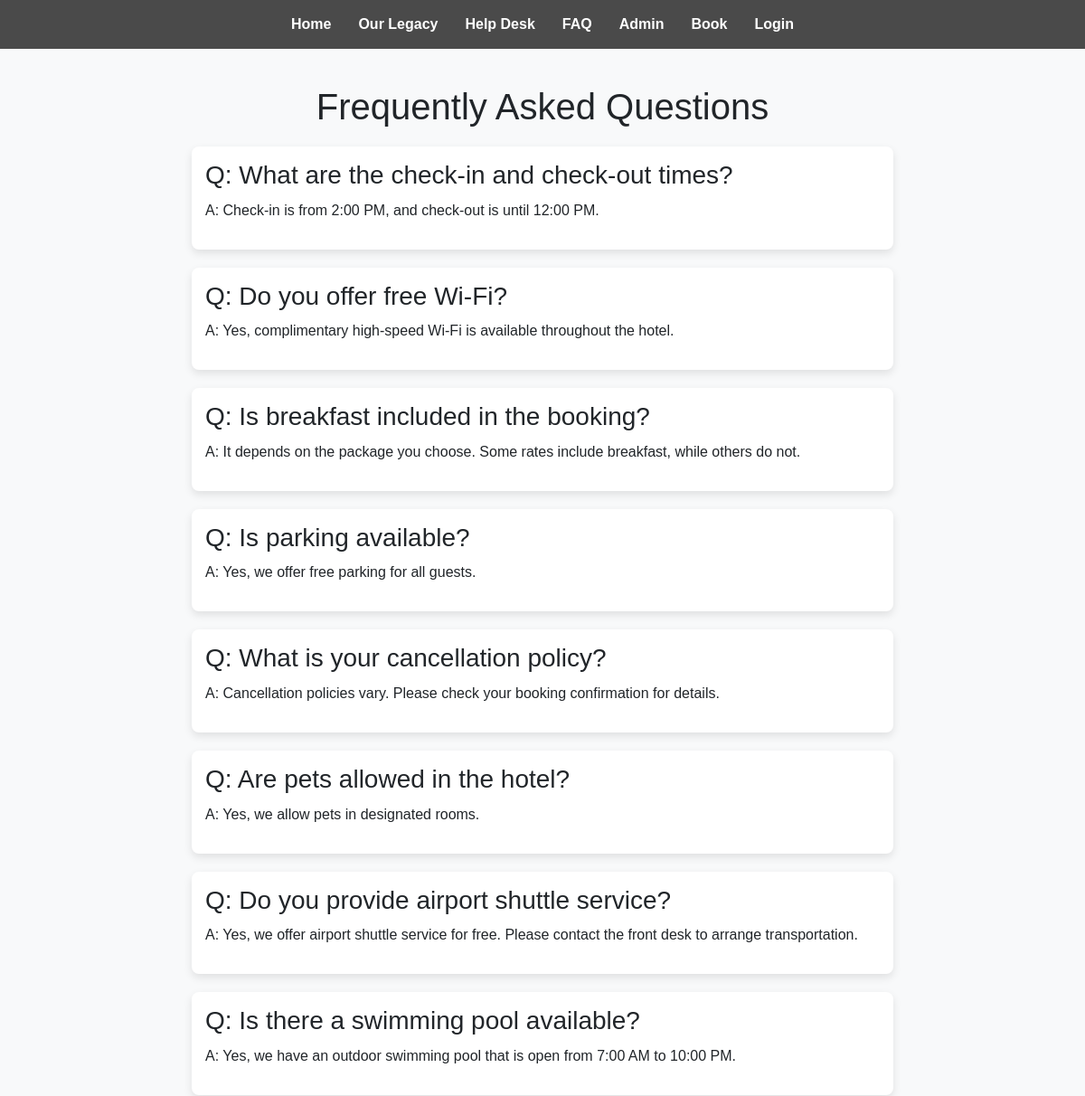
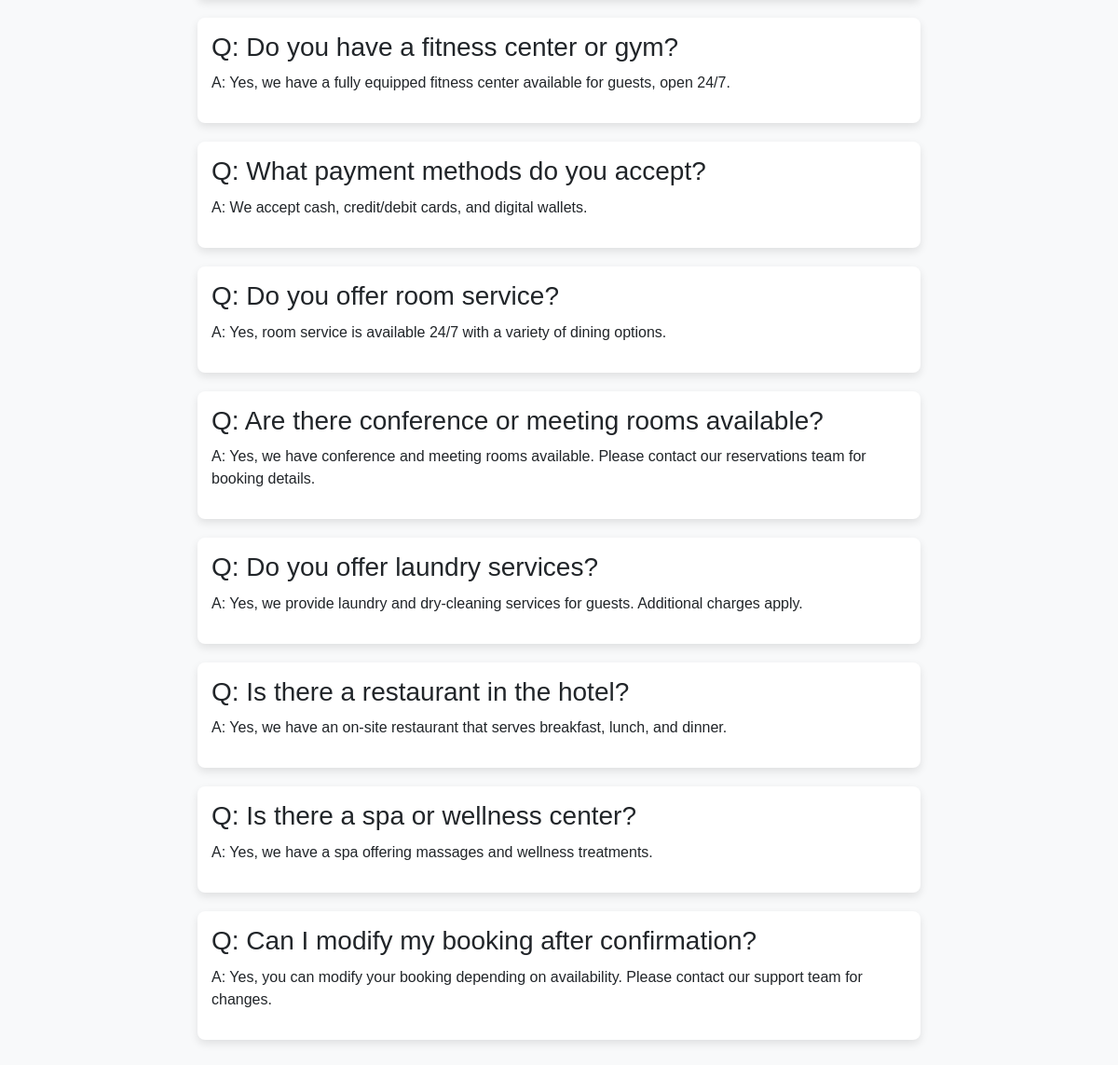
The app's page /faq.php with its own data (2 pictures, top to bottom).
### tables this page shows
CREATE TABLE IF NOT EXISTS `faqs` (
  `id` int NOT NULL,
  `question` varchar(255) NOT NULL,
  `answer` text NOT NULL
);

### faq.php (the view, shortened to what this page needs)
<?php
$servername = "localhost";
$username = "root";
$password = "";
$dbname = "hotel_db";
$conn = new mysqli($servername, $username, $password, $dbname);
$is_logged_in = isset($_SESSION['user_name']);
$sql = "SELECT * FROM faqs";
$result = $conn->query($sql);
if ($result->num_rows > 0) {
    $faqs = $result->fetch_all(MYSQLI_ASSOC);
} else {
    $faqs = [];
}
?>
<!DOCTYPE html>
<html lang="en">
<head>
    <link rel="stylesheet" href="https://cdn.jsdelivr.net/npm/bootstrap@5.3.3/dist/css/bootstrap.min.css">
</head>
<body>
    <header>
        <nav>
            <ul>
                <li><a href="index.php">Home</a></li>
                <li><a href="about.php">Our Legacy</a></li>
                <li><a href="contact.php">Help Desk</a></li>
                <li><a href="faq.php">FAQ</a></li>
                <li><a href="admin.php">Admin</a></li>
                <li><a href="book.php">Book</a></li>
                <?php if ($is_logged_in): ?>
                    <li><a href="logout.php">Logout</a></li>
                <?php else: ?>
                    <li><a href="login.php">Login</a></li>
                <?php endif; ?>
            </ul>
        </nav>
    </header>
    <div class="container faq-container">
        <h1>Frequently Asked Questions</h1>
        <?php if (!empty($faqs)): ?>
            <?php foreach ($faqs as $faq): ?>
                <div class="faq-item">
                    <h3>Q: <?= htmlspecialchars($faq['question']) ?></h3>
                    <p>A: <?= nl2br(htmlspecialchars($faq['answer'])) ?></p>
                </div>
            <?php endforeach; ?>
        <?php else: ?>
            <p>No FAQs are available at the moment.</p>
        <?php endif; ?>
    </div>
</body>
</html>

### faq.php (style rules this page uses)
body { font-family: Arial, sans-serif; background-color: #f8f9fa; margin: 0; padding: 0; }
nav ul { list-style: none; display: flex; justify-content: center; background: rgba(0, 0, 0, 0.7); padding: 15px; }
nav ul li { margin: 0 15px; }
nav ul li a { color: white; text-decoration: none; font-weight: bold; }
.faq-container { margin: 40px auto; max-width: 800px; }
h1 { text-align: center; margin-bottom: 20px; }
.faq-item { background-color: white; margin-bottom: 20px; border-radius: 8px; box-shadow: 0px 4px 10px rgba(0, 0, 0, 0.1); padding: 15px; }
.faq-item h3 { margin-bottom: 10px; }

### records on screen
faqs: question "What are the check-in and check-out times?", answer "Check-in is from 2:00 PM, and check-out is until 12:00 PM."
faqs: question "Do you offer free Wi-Fi?", answer "Yes, complimentary high-speed Wi-Fi is available throughout the hotel."
faqs: question "Is breakfast included in the booking?", answer "It depends on the package you choose. Some rates include breakfast, while others do not."
faqs: question "Is parking available?", answer "Yes, we offer free parking for all guests."
faqs: question "What is your cancellation policy?", answer "Cancellation policies vary. Please check your booking confirmation for details."
faqs: question "Are pets allowed in the hotel?", answer "Yes, we allow pets in designated rooms."
faqs: question "Do you provide airport shuttle service?", answer "Yes, we offer airport shuttle service for free. Please contact the front desk to arrange transportation."
faqs: question "Is there a swimming pool available?", answer "Yes, we have an outdoor swimming pool that is open from 7:00 AM to 10:00 PM."
faqs: question "Do you have a fitness center or gym?", answer "Yes, we have a fully equipped fitness center available for guests, open 24/7."
faqs: question "What payment methods do you accept?", answer "We accept cash, credit/debit cards, and digital wallets."
faqs: question "Do you offer room service?", answer "Yes, room service is available 24/7 with a variety of dining options."
faqs: question "Are there conference or meeting rooms available?", answer "Yes, we have conference and meeting rooms available. Please contact our reservations team for booking details."
faqs: question "Do you offer laundry services?", answer "Yes, we provide laundry and dry-cleaning services for guests. Additional charges apply."
faqs: question "Is there a restaurant in the hotel?", answer "Yes, we have an on-site restaurant that serves breakfast, lunch, and dinner."
faqs: question "Is there a spa or wellness center?", answer "Yes, we have a spa offering massages and wellness treatments."
faqs: question "Can I modify my booking after confirmation?", answer "Yes, you can modify your booking depending on availability. Please contact our support team for changes."
